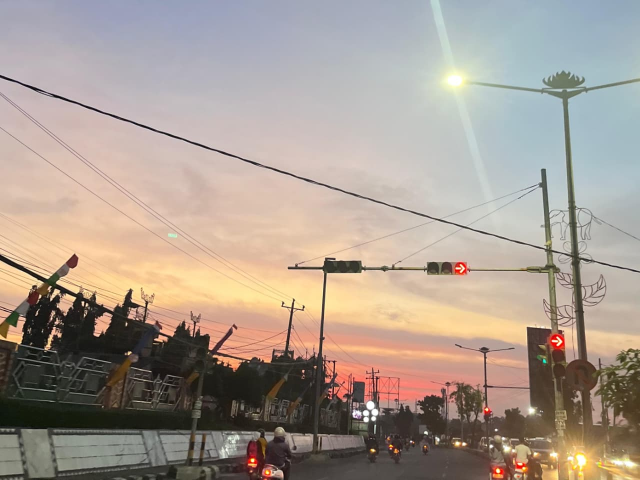
#> input picture landscape.jpg, 1280 x 960 px (shown at 1/2 size)
$ python sg2.py
#> lines starting #> are read from the running program, lines starting #| are printed output that depends on the picture
import cv2
import numpy as np
import matplotlib.pyplot as plt
import math

# --- 1. Fungsi Konvolusi Manual (Algoritma Inti) ---
def manual_convolution(image, kernel):
    img_h, img_w = image.shape
    k_h, k_w = kernel.shape

    pad_h = k_h // 2
    pad_w = k_w // 2

    if k_h == 2:
        padded_img = np.pad(image, ((0, 1), (0, 1)), mode='constant')
    else:
        padded_img = np.pad(image, ((pad_h, pad_h), (pad_w, pad_w)), mode='constant')

    output = np.zeros_like(image, dtype=float)

    for i in range(img_h):
        for j in range(img_w):
            if k_h == 2: # Roberts
                roi = padded_img[i:i+2, j:j+2]
            else: # 3x3 kernels
                roi = padded_img[i:i+k_h, j:j+k_w]

            if roi.shape == kernel.shape:
                output[i, j] = np.sum(roi * kernel)

    return output

# --- 2. Fungsi Wrapper Edge Detection ---
def apply_edge_detection(image, method):
    img_float = image.astype(float)

    if method == 'Roberts':
        kx = np.array([[1, 0], [0, -1]])
        ky = np.array([[0, 1], [-1, 0]])
    elif method == 'Prewitt':
        kx = np.array([[-1, 0, 1], [-1, 0, 1], [-1, 0, 1]])
        ky = np.array([[-1, -1, -1], [0, 0, 0], [1, 1, 1]])
    elif method == 'Sobel':
        kx = np.array([[-1, 0, 1], [-2, 0, 2], [-1, 0, 1]])
        ky = np.array([[-1, -2, -1], [0, 0, 0], [1, 2, 1]])
    elif method == 'Frei-Chen':
        s2 = math.sqrt(2)
        kx = np.array([[-1, 0, 1], [-s2, 0, s2], [-1, 0, 1]])
        ky = np.array([[-1, -s2, -1], [0, 0, 0], [1, s2, 1]])

    grad_x = manual_convolution(img_float, kx)
    grad_y = manual_convolution(img_float, ky)

    magnitude = np.sqrt(grad_x**2 + grad_y**2)

    if magnitude.max() > 0:
        magnitude = (magnitude / magnitude.max()) * 255

    return magnitude.astype(np.uint8)

# --- 3. Fungsi Visualisasi Grid ---
def process_and_display_batch(title, file_list):
#> called with title = 'Kelompok Landscape'
    methods = ['Roberts', 'Prewitt', 'Sobel', 'Frei-Chen']

    # Membuat Figure grid 4x4 (4 baris metode, 4 kolom citra)
    fig, axes = plt.subplots(4, 4, figsize=(14, 16))
    fig.suptitle(f'Hasil Segmentasi - {title}', fontsize=20, y=0.98)

    # Dictionary untuk menyimpan hasil edge detection guna perhitungan MSE nanti
    results_cache = {m: [] for m in methods}

    # Loop Kolom (Gambar)
    for col_idx, filename in enumerate(file_list):

        # Baca & Preprocessing Gambar
        img = cv2.imread(filename)
#> img is the input picture: shape (960, 1280, 3); mean B, G, R 144.8, 155.2, 168

        if img is None:
            # Placeholder jika gambar tidak ditemukan
            img_gray = np.zeros((100, 100), dtype=np.uint8)
        else:
            h, w = img.shape[:2]
#> h = 960; w = 1280
            aspect = h/w
#> aspect = 0.75
            img = cv2.resize(img, (300, int(300*aspect)))
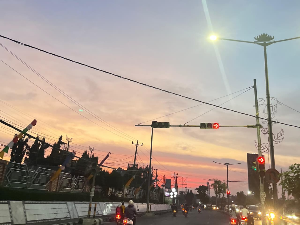
#> img: shape (225, 300, 3); mean B, G, R 144.7, 155.1, 168
            if len(img.shape) == 3:
                img_gray = cv2.cvtColor(img, cv2.COLOR_BGR2GRAY)
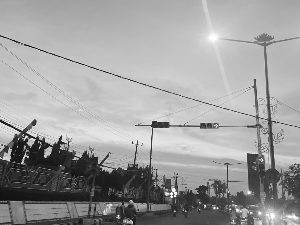
#> img_gray: shape (225, 300); min 6, max 255, mean 157.8
            else:
                img_gray = img

        # Loop Baris (Metode)
        for row_idx, method in enumerate(methods):

            # Algoritma Manual
            result_img = apply_edge_detection(img_gray, method)

            # Simpan hasil ke cache untuk MSE
            results_cache[method].append(result_img)

            # Plotting
            ax = axes[row_idx, col_idx]
            ax.imshow(result_img, cmap='gray')

            if row_idx == 0:
                ax.set_title(filename, fontsize=10, pad=10)

            if col_idx == 0:
                ax.set_ylabel(method, fontsize=12, fontweight='bold', labelpad=10)

            ax.set_xticks([])
            ax.set_yticks([])
#> this loop made 4 passes
#> pass 1, in manual_convolution, `padded_img = np.pad(image, ((0, 1), (0, 1)), mode='constant')`:
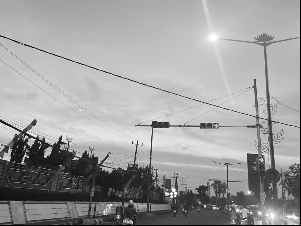
#> padded_img: shape (226, 301) float64; min 0, max 255, mean 156.5
#> pass 1, in apply_edge_detection, `grad_x = manual_convolution(img_float, kx)`:
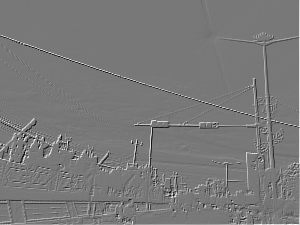
#> grad_x: shape (225, 300) float64; min -209, max 232, mean 1.2; drawn with min black and max white
#> pass 1, in apply_edge_detection, `grad_y = manual_convolution(img_float, ky)`:
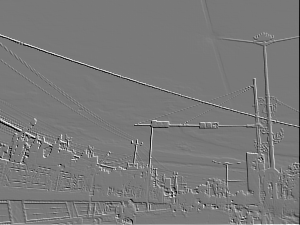
#> grad_y: shape (225, 300) float64; min -212, max 232, mean 0.2; drawn with min black and max white
#> pass 2 of the loop in process_and_display_batch, `for col_idx, filename in enumerate(file_list):`:
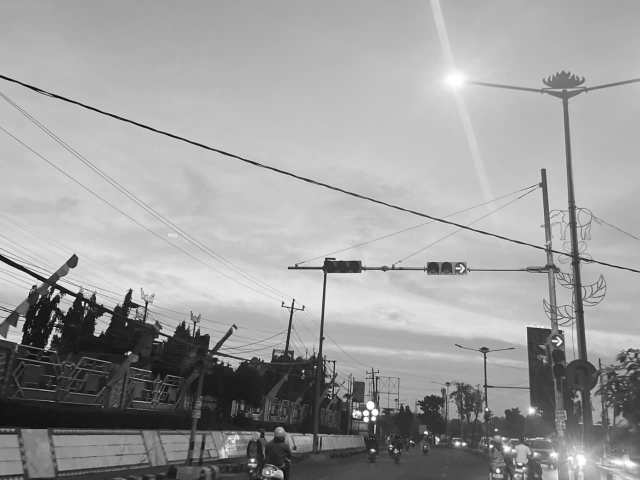
#> input picture landscape-grey.jpg, 1280 x 960 px (shown at 1/2 size)
#> in process_and_display_batch, img is the input picture: shape (960, 1280, 3); min 0, max 255, mean 157.8
#> img: shape (225, 300, 3)
#> the loop in process_and_display_batch, `for row_idx, method in enumerate(methods):` made 4 passes
#> pass 1, in manual_convolution (call 9), `padded_img = np.pad(image, ((0, 1), (0, 1)), mode='constant')`:
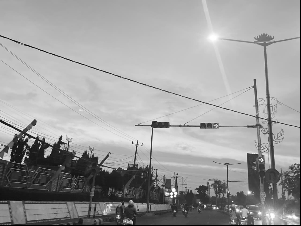
#> padded_img: shape (226, 301) float64; min 0, max 255, mean 156.5
#> pass 1, in apply_edge_detection (call 5), `grad_y = manual_convolution(img_float, ky)`:
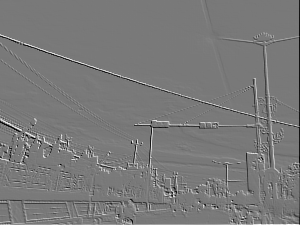
#> grad_y: shape (225, 300) float64; min -212, max 232, mean 0.2; drawn with min black and max white
#> pass 3 of the loop in process_and_display_batch, `for col_idx, filename in enumerate(file_list):`:
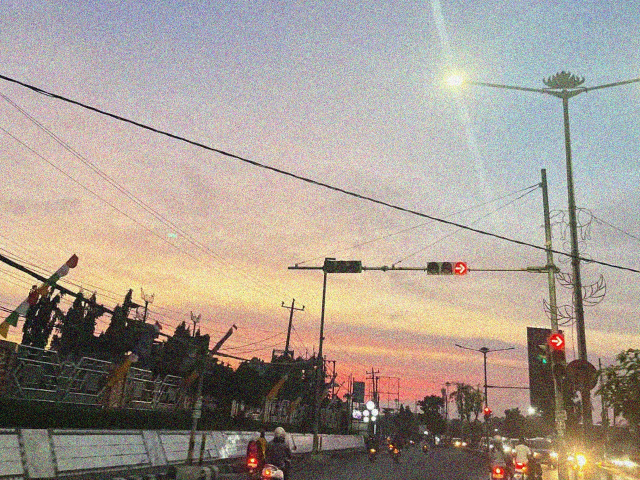
#> input picture landscape-gaussian.jpg, 1280 x 960 px (shown at 1/2 size)
#> in process_and_display_batch, img is the input picture: shape (960, 1280, 3); mean B, G, R 144.7, 154.5, 165.8
#> img: shape (225, 300, 3)
#> the loop in process_and_display_batch, `for row_idx, method in enumerate(methods):` made 4 passes
#> pass 1, in manual_convolution (call 17), `padded_img = np.pad(image, ((0, 1), (0, 1)), mode='constant')`:
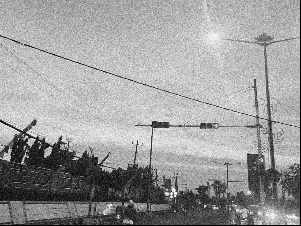
#> padded_img: shape (226, 301) float64; min 0, max 254, mean 155.4
#> pass 1, in apply_edge_detection (call 9), `grad_y = manual_convolution(img_float, ky)`:
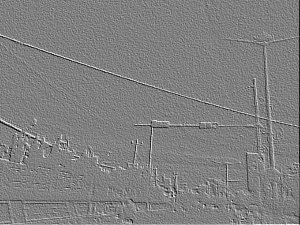
#> grad_y: shape (225, 300) float64; min -234, max 232, mean 0.3; drawn with min black and max white
#> the loop made 4 passes; the first 3 are shown

    plt.tight_layout()
    plt.subplots_adjust(top=0.92)
    plt.show()
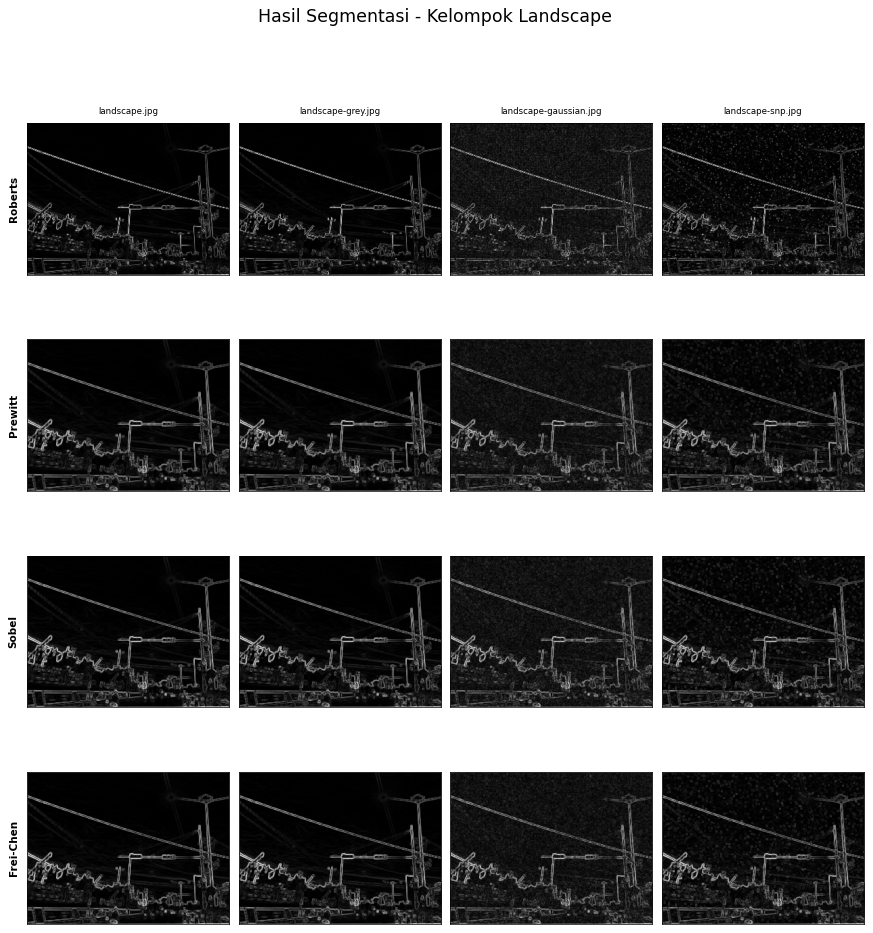
#> figure drawn by matplotlib, 16 panels

    return results_cache

# --- 4. Fungsi untuk Perhitungan MSE ---
def calculate_mse(imageA, imageB):
    # Pastikan ukuran sama sebelum hitung
    if imageA.shape != imageB.shape:
        return -1
    err = np.sum((imageA.astype("float") - imageB.astype("float")) ** 2)
    err /= float(imageA.shape[0] * imageA.shape[1])
    return err

# --- 5. Fungsi Visualisasi Grafik MSE (BARU) ---
def plot_mse_comparison(methods, mse_gauss, mse_snp):
    x = np.arange(len(methods))  # Lokasi label
    width = 0.35  # Lebar bar

    fig, ax = plt.subplots(figsize=(10, 6))
    rects1 = ax.bar(x - width/2, mse_gauss, width, label='Gaussian Noise', color='skyblue')
    rects2 = ax.bar(x + width/2, mse_snp, width, label='Salt & Pepper Noise', color='salmon')

    # Menambahkan teks label, judul, dan konfigurasi sumbu
    ax.set_ylabel('Nilai Mean Squared Error (MSE)')
    ax.set_title('Perbandingan MSE Berdasarkan Metode Deteksi Tepi')
    ax.set_xticks(x)
    ax.set_xticklabels(methods)
    ax.legend()

    # Menambahkan label nilai di atas bar
    def autolabel(rects):
        for rect in rects:
            height = rect.get_height()
            ax.annotate(f'{height:.1f}',
                        xy=(rect.get_x() + rect.get_width() / 2, height),
                        xytext=(0, 3),  # 3 points vertical offset
                        textcoords="offset points",
                        ha='center', va='bottom')

    autolabel(rects1)
    autolabel(rects2)

    fig.tight_layout()
    plt.show()

# --- 6. Main Execution ---

# Daftar file spesifik Landscape
files_landscape = [
    "landscape.jpg",          # Index 0
    "landscape-grey.jpg",     # Index 1 (Anggap ini referensi Ground Truth)
    "landscape-gaussian.jpg", # Index 2
    "landscape-snp.jpg"       # Index 3
]

print("Memproses Kelompok Landscape...")
# Menjalankan visualisasi dan mengambil hasil olahan gambar
processed_results = process_and_display_batch("Kelompok Landscape", files_landscape)

print("\n--- Analisis Nilai MSE ---")
print("Perbandingan dilakukan terhadap hasil segmentasi 'landscape-grey.jpg' sebagai referensi.\n")

methods = ['Roberts', 'Prewitt', 'Sobel', 'Frei-Chen']

# Header Tabel
print(f"{'Metode':<12} | {'MSE Gaussian':<15} | {'MSE Salt & Pepper':<15}")
print("-" * 50)

# List untuk menyimpan data guna plotting grafik
mse_gauss_list = []
mse_snp_list = []

for method in methods:
    # Mengambil hasil segmentasi dari cache
    # Index 1 adalah landscape-grey (referensi)
    ref_img = processed_results[method][1]

    # Index 2 adalah landscape-gaussian
    gauss_img = processed_results[method][2]

    # Index 3 adalah landscape-snp
    snp_img = processed_results[method][3]

    # Hitung MSE
    mse_gauss = calculate_mse(ref_img, gauss_img)
    mse_snp = calculate_mse(ref_img, snp_img)

    # Simpan ke list
    mse_gauss_list.append(mse_gauss)
    mse_snp_list.append(mse_snp)

    print(f"{method:<12} | {mse_gauss:<15.2f} | {mse_snp:<15.2f}")

# Panggil fungsi plotting grafik MSE
print("\nMenampilkan Grafik Perbandingan MSE...")
plot_mse_comparison(methods, mse_gauss_list, mse_snp_list)
#> in plot_mse_comparison, `plt.show()`:
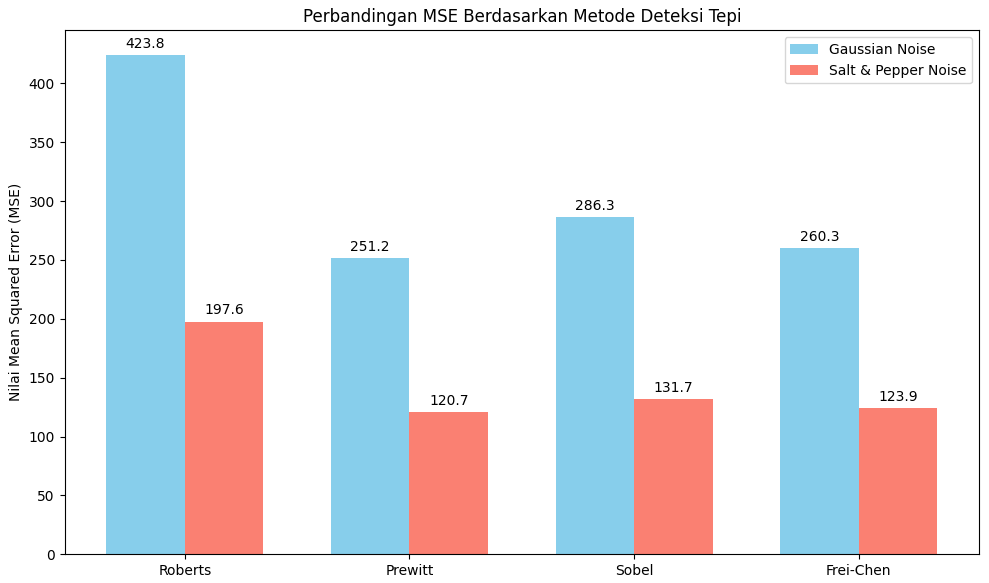
#> figure drawn by matplotlib, 1 panel; tallest bar 423.8 high, from x = -0.35 to 0; tallest bar 197.6 high, from x = 2.78e-17 to 0.35
